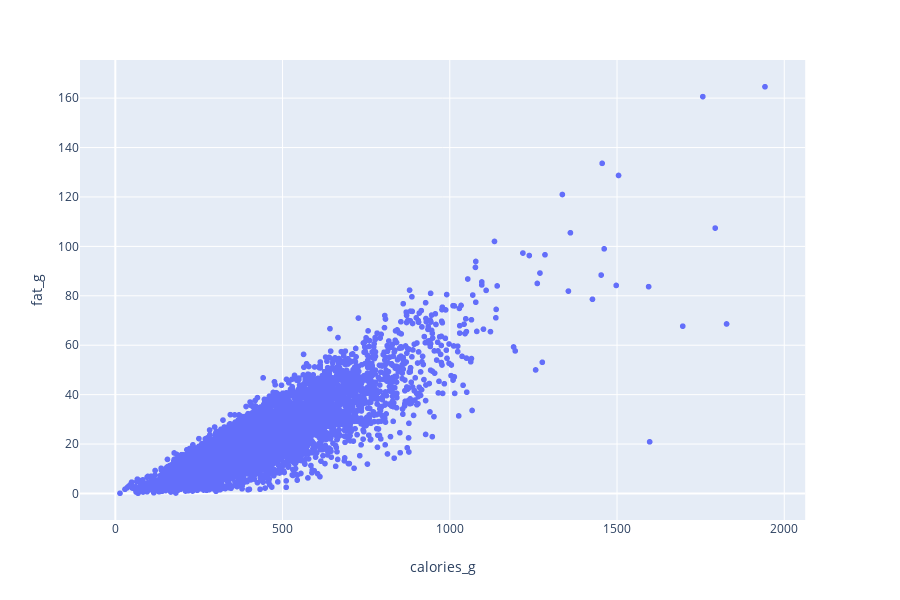

The code cell stored with this chart in its notebook:
### Code cell
import plotly.express as px
fig = px.scatter(no_outlie, x="calories_g", y="fat_g", hover_data=['name'])
fig.show()

### Figure 1 — Plotly figure (JSON) as saved in the notebook; plotly's stock layout.template omitted (floating-point values rounded to 4 significant figures; data arrays with more than 128 entries replaced by an {"elided": "..."} marker saying what was removed)
{"data": [{"customdata": {"elided": "5537x1 str values"}, "hoverlabel": {"namelength": 0}, "hovertemplate": "calories_g=%{x}<br>fat_g=%{y}<br>name=%{customdata[0]}", "legendgroup": "", "marker": {"color": "#636efa", "symbol": "circle"}, "mode": "markers", "name": "", "showlegend": false, "type": "scattergl", "x": {"elided": "5537 int values"}, "xaxis": "x", "y": {"elided": "5537 float values"}, "yaxis": "y"}], "layout": {"height": 600, "legend": {"tracegroupgap": 0}, "margin": {"t": 60}, "xaxis": {"anchor": "y", "domain": [0, 0.98], "title": {"text": "calories_g"}}, "yaxis": {"anchor": "x", "domain": [0, 1], "title": {"text": "fat_g"}}}}
